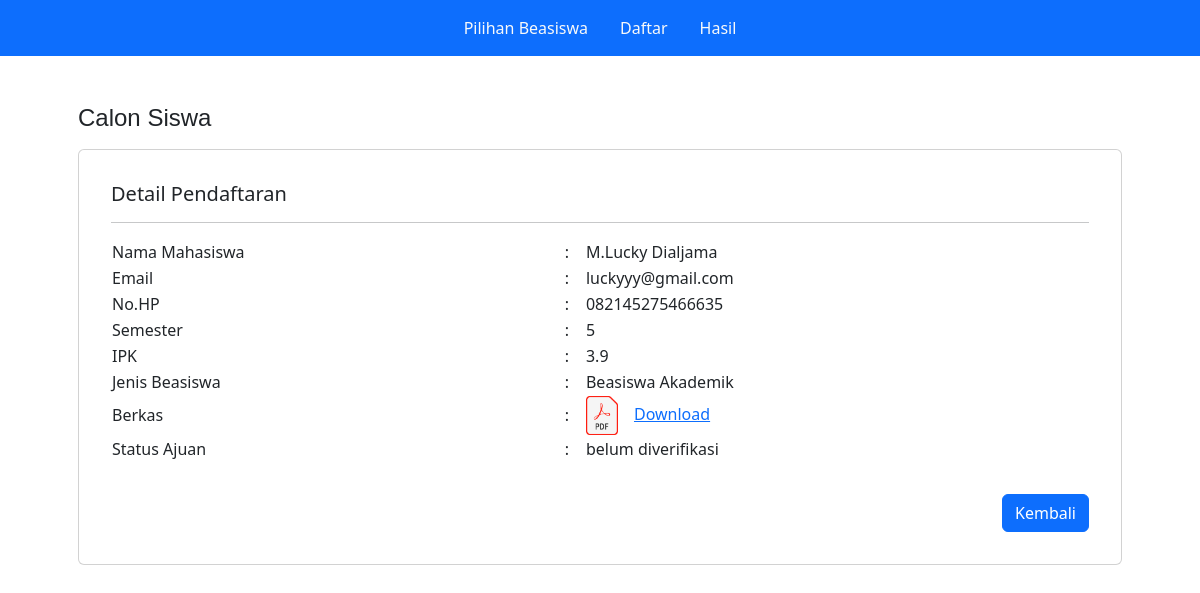
Screenshot of /detail_pendaftaran.php?id=14 with the database file from the repository.
### tables this page shows
CREATE TABLE `tb_daftar` (
  `id` int(11) NOT NULL,
  `nama` varchar(30) NOT NULL,
  `email` varchar(30) NOT NULL,
  `no_hp` varchar(20) NOT NULL,
  `semester` varchar(2) NOT NULL,
  `ipk` varchar(10) NOT NULL,
  `jenis_beasiswa` varchar(30) NOT NULL,
  `berkas` varchar(100) NOT NULL,
  `status_ajuan` varchar(30) NOT NULL DEFAULT 'belum diverifikasi'
);

### detail_pendaftaran.php (the view, shortened to what this page needs)
<?php
$id = $_GET['id'];
include('config.php');
$sql = "SELECT * FROM tb_daftar WHERE id='$id'";
$query = mysqli_query($conn, $sql);
$data = mysqli_fetch_assoc($query);
include('layout/navbar.php');
?>
<div class="container px-5 my-5">
    <h4 class="mt-4 mb-3" style="font-family: 'Fira Sans', sans-serif;">Calon Siswa</h4>
    <div class="card mb-3 py-3 px-3" style="max-width: 100%">
        <div class="row g-0">
            <div class="col">
                <div class="card-body">
                    <h5 class="card-title">Detail Pendaftaran</h5>
                    <hr>
                    <p class="card-text">
                    <table style="width:100%">
                        <tbody>
                            <tr>
                                <td>Nama Mahasiswa</td>
                                <td>:</td>
                                <td><?= $data['nama']; ?></td>
                            </tr>
                            <tr>
                                <td>Email</td>
                                <td>:</td>
                                <td><?= $data['email']; ?></td>
                            </tr>
                            <tr>
                                <td>No.HP</td>
                                <td>:</td>
                                <td><?= $data['no_hp']; ?></td>
                            </tr>
                            <tr>
                                <td>Semester</td>
                                <td>:</td>
                                <td><?= $data['semester']; ?></td>
                            </tr>
                            <tr>
                                <td>IPK</td>
                                <td>:</td>
                                <td><?= $data['ipk']; ?></td>
                            </tr>
                            <tr>
                                <td>Jenis Beasiswa</td>
                                <td>:</td>
                                <td><?= $data['jenis_beasiswa']; ?></td>
                            </tr>
                            <tr>
                                <td>Berkas</td>
                                <td>:</td>
                                <td><a href="assets/file/<?= $data['berkas']; ?>"><img src="assets/img/pdf-logo.png" style="width: 2rem; margin-right: 1rem">Download</a></td>
                            </tr>
                            <tr>
                                <td>Status Ajuan</td>
                                <td>:</td>
                                <td><?= $data['status_ajuan']; ?></td>
                            </tr>
                        </tbody>
                    </table>
                    </p>
                </div>
            </div>
        </div>
        <div class="d-flex justify-content-end">
            <a href="hasil.php" class="btn btn-primary mx-3 mb-3">Kembali</a>
        </div>
    </div>
</div>

### rows the page displays
tb_daftar: nama "M.Lucky Dialjama", email "luckyyy@gmail.com", no_hp "082145275466635", semester "5", ipk "3.9", jenis_beasiswa "Beasiswa Akademik", status_ajuan "belum diverifikasi"
